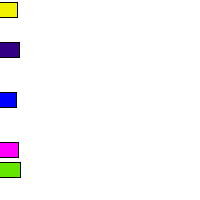
Frame 1 (no input)
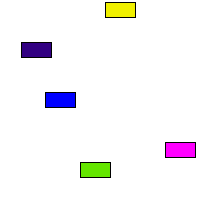
Frame 60 (the mouse pressed at the canvas centre just before this capture)
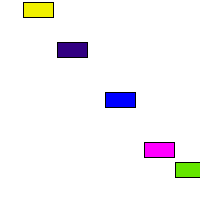
Frame 120 (the mouse held since frame 60 and released just before this capture)

The Processing sketch that drew these frames (run headless with seeded random() and noise(); from frame 60 on, the mouse is pressed at the canvas centre):

// Processing sketch: processing_105744
// ── processing_105744.pde

//Tia Vu
//"cars"

Car myCar1;
Car myCar2; // Two objects!
Car myCar3;
Car myCar4;//passes myCar3
Car myCar5; 


void setup() {
  size(200, 200);
  // Parameters go inside the parentheses when the object is constructed.
  myCar1 = new Car(color(240, 240, 0), 0, 10, 2); //yellow car
  myCar2 = new Car(color(0, 0, 255), 0, 100, 1); //blue car
  myCar3 = new Car(color(255, 0, 255), 0, 150, 3);//magenta car
  myCar4 = new Car(color(100, 230, 0), 0, 170, 5);//green car
  myCar5 = new Car(color(50, 0, 130), 0, 50, 4); //purple car
}

void draw() {
  background(255);
  myCar1.drive();
  myCar1.display();
  myCar2.drive();
  myCar2.display();
  myCar3.drive();
  myCar3.display();
  myCar4.drive();
  myCar4.display();
  myCar5.drive();
  myCar5.display();
}

// Even though there are multiple objects, we still only need one class. 
// No matter how many cookies we make, only one cookie cutter is needed.
class Car { 
  color c;
  float xpos;
  float ypos;
  float xspeed;

  // The Constructor is defined with arguments.
  Car(color tempC, float tempXpos, float tempYpos, float tempXspeed) { 
    c = tempC;
    xpos = tempXpos;
    ypos = tempYpos;
    xspeed = tempXspeed;
  }

  //shape of each car
  void display() {
    stroke(0);
    fill(c);
    rectMode(CENTER);
    rect(xpos, ypos, 30, 15);
  }

  void drive() {
    xpos = xpos + xspeed;
    if (xpos > width) {
      xpos = 0;
    }
  }
}
